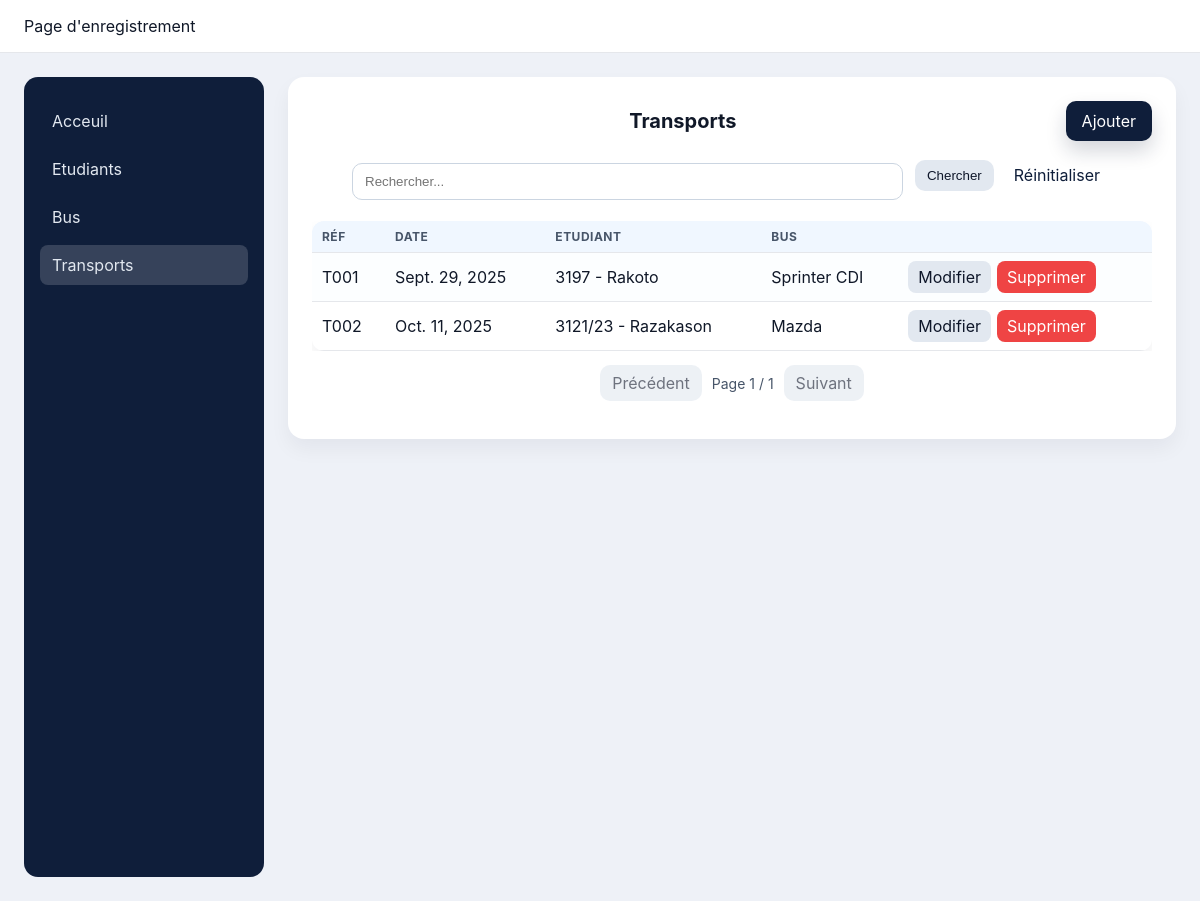
/transports/, run on the app's committed database.
### trans/models.py (models this page shows)
class Trans(models.Model):
    refT = models.CharField(max_length=20, primary_key=True)
    dateTrans = models.DateField()
    matrE = models.ForeignKey('Etudiant', on_delete=models.CASCADE)
    idBus = models.ForeignKey('Bus', on_delete=models.CASCADE)

class Etudiant(models.Model):
    matrE = models.CharField(max_length=20, primary_key=True)
    nomE = models.CharField(max_length=50)
    prenomE = models.CharField(max_length=50)
    dateN = models.DateField()
    adresse = models.CharField(max_length=255)
    telParent = models.CharField(max_length=15)

class Bus(models.Model):
    idBus = models.CharField(max_length=20, primary_key=True)
    matrV = models.CharField(max_length=20)
    marque = models.CharField(max_length=50)
    capacite = models.IntegerField()

### trans/views.py (the view, shortened to what this page needs)
# urls.py: path('transports/', views.trans_list, name='trans_list'),
def trans_list(request):
    q = (request.GET.get('q') or '').strip()
    items = Trans.objects.select_related('matrE', 'idBus').all()
    items = items.order_by('dateTrans')
    paginator = Paginator(items, 7)
    page_number = request.GET.get('page')
    page_obj = paginator.get_page(page_number)
    return render(request, 'transports/list.html', { 'items': page_obj.object_list, 'page_obj': page_obj, 'q': q })

### trans/templates/transports/list.html (shortened to what this page needs)
{% extends 'layout/base.html' %}
{% block content %}
<div class="container">
  <div class="page-header">
    <div class="page-title">Transports</div>
    <div class="actions">
      <a class="btn-primary" href="{% url 'trans_create' %}">Ajouter</a>
    </div>
  </div>
  <form method="get" class="page-header" style="margin-top:0">
    <input type="text" name="q" placeholder="Rechercher..." value="{{ q }}">
    <div class="actions">
      <button class="btn-secondary" type="submit">Chercher</button>
      <a class="btn-outline" href="{% url 'trans_list' %}">Réinitialiser</a>
    </div>
  </form>
  <div class="responsive-table">
    <table class="table table-striped table-hover table-compact">
      <thead>
        <tr>
          <th>Réf</th>
          <th>Date</th>
          <th>Etudiant</th>
          <th>Bus</th>
          <th></th>
        </tr>
      </thead>
      <tbody>
      {% for t in items %}
        <tr>
          <td>{{ t.refT }}</td>
          <td>{{ t.dateTrans }}</td>
          <td>{{ t.matrE.matrE }} - {{ t.matrE.nomE }}</td>
          <td>{{ t.idBus.marque }}</td>
          <td>
            <span class="table-actions">
              <a class="btn-secondary btn-sm btn-pill" href="{% url 'trans_update' t.refT %}">Modifier</a>
              <a class="btn-danger btn-sm btn-pill" href="{% url 'trans_delete' t.refT %}">Supprimer</a>
            </span>
          </td>
        </tr>
      {% empty %}
        <tr><td colspan="5">Aucun enregistrement</td></tr>
      {% endfor %}
      </tbody>
    </table>
  </div>
  {% if page_obj %}
  <div class="pagination">
    {% if page_obj.has_previous %}
      <a class="page-link" href="?q={{ q }}&page={{ page_obj.previous_page_number }}">Précédent</a>
    {% else %}
      <span class="page-link disabled">Précédent</span>
    {% endif %}
    <span class="page-info">Page {{ page_obj.number }} / {{ page_obj.paginator.num_pages }}</span>
    {% if page_obj.has_next %}
      <a class="page-link" href="?q={{ q }}&page={{ page_obj.next_page_number }}">Suivant</a>
    {% else %}
      <span class="page-link disabled">Suivant</span>
    {% endif %}
  </div>
  {% endif %}
</div>
{% endblock %}

### static/css/style.css (style rules this page uses)
:root { --primary: #0f1e3a; --primary-600: #122757; --muted: #475569; --bg: #eef1f7; --surface: #ffffff; --ring: #cbd5e1; --radius: 12px; }
* { box-sizing: border-box; }
html, body { height: 100%; }
body { font-family: Inter, Arial, sans-serif; margin: 0; background: var(--bg); color: #101828; }
.btn-primary { justify-self: end; background: var(--primary); color: #fff; padding: 10px 16px; border-radius: 10px; text-decoration: none; display: inline-flex; align-items: center; gap: 8px; box-shadow: 0 10px 20px rgba(15, 30, 58, 0.18); transition: transform 0.08s ease, box-shadow 0.2s ease; }
.btn-secondary { background: #e2e8f0; color: #0f172a; padding: 8px 12px; border-radius: 10px; text-decoration: none; display: inline-flex; align-items: center; gap: 8px; }
.btn-danger { background: #ef4444; color: #fff; padding: 8px 12px; border-radius: 10px; text-decoration: none; display: inline-flex; align-items: center; gap: 8px; }
.btn-pill { border-radius: 9999px; }
.btn-outline { background: transparent; color: var(--primary); padding: 8px 12px; border-radius: 10px; border: 1px solid var(--primary); text-decoration: none; display: inline-flex; align-items: center; gap: 8px; }
.btn-sm { padding: 6px 10px; border-radius: 8px; }
table { width: 100%; border-collapse: collapse; background: var(--surface); }
th, td { padding: 10px 12px; border-bottom: 1px solid #e5e7eb; text-align: left; }
thead th { font-size: 12px; color: #475569; text-transform: uppercase; letter-spacing: 0.04em; }
.table { border-radius: 12px; overflow: hidden; box-shadow: 0 8px 16px rgba(16, 24, 40, 0.06); }
.table thead th { background: #f0f7ff; position: sticky; top: 0; z-index: 1; }
.table-striped tbody tr:nth-child(odd) { background: #fcfeff; }
.table-compact th, .table-compact td { padding: 8px 10px; }
.table-actions { display: inline-flex; gap: 6px; }
form { max-width: 760px; margin: 0 auto; }
form div { margin-bottom: 12px; display: flex; align-items: center; gap: 12px; }
input, select { flex: 1; padding: 10px 12px; border: 1px solid var(--ring); border-radius: 10px; outline: none; transition: box-shadow 0.15s ease, border-color 0.15s ease; }
button, .btn-primary, .btn-secondary, .btn-danger, .btn-outline { cursor: pointer; border: none; }
.ripple { position: relative; overflow: hidden; }
.ripple:after { content: ""; position: absolute; inset: 0; background: radial-gradient(circle at var(--x) var(--y), rgba(255, 255, 255, 0.35), rgba(255, 255, 255, 0) 50%); opacity: 0; transition: opacity 0.6s ease; }
.pagination { display: flex; align-items: center; justify-content: center; gap: 10px; padding: 14px 0; }
.page-link { background: #e2e8f0; color: #0f172a; padding: 8px 12px; border-radius: 10px; text-decoration: none; display: inline-flex; align-items: center; gap: 8px; }
.page-link.disabled { opacity: 0.6; pointer-events: none; }
.page-info { color: #475569; font-size: 14px; }
.container { width: 100%; }
.page-header { display: flex; justify-content: space-between; align-items: center; gap: 12px; margin-bottom: 16px; }
.page-title { font-size: 20px; font-weight: 700; text-align: center; flex: 1; }
.actions { display: flex; gap: 8px; }
.responsive-table { width: 100%; overflow-x: auto; }

### data on the page
Trans: refT "T001", dateTrans "Sept. 29, 2025", matrE.matrE "3197", matrE.nomE "Rakoto", idBus.marque "Sprinter CDI"
Trans: refT "T002", dateTrans "Oct. 11, 2025", matrE.matrE "3121/23", matrE.nomE "Razakason", idBus.marque "Mazda"

### other printed values
{{ page_obj.number }} "1"
{{ page_obj.paginator.num_pages }} "1"
